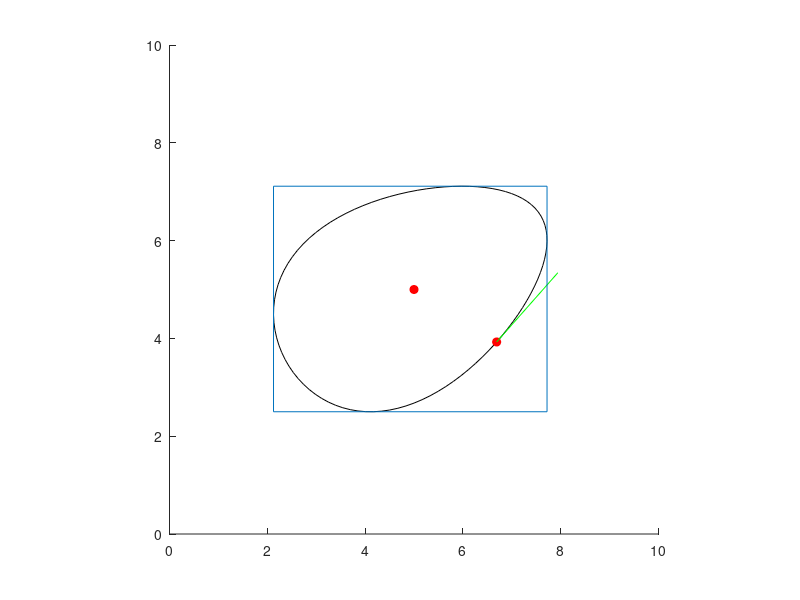

This chart was generated by the following MATLAB code: (Note: this script raises an error after producing the figure.)
function eggxample01()
    egg_params = struct();
    egg_params.a = 3; egg_params.b = 2; egg_params.c = .15;
    x0 = 5; y0 = 5; theta = pi/6;
    hold on; axis equal; axis square
    axis([0,10,0,10])
    %plot the origin of the egg frame
    plot(x0,y0,'ro','markerfacecolor','r');
    %compute the perimeter of the egg
    [V_list, ~] = egg_func(linspace(0,1,100),x0,y0,theta,egg_params);
    %plot the perimeter of the egg
    plot(V_list(1,:),V_list(2,:),'k');
    %compute a single point along the egg (s=.8)
    %as well as the tangent vector at that point
    [V_single, G_single] = egg_func(.8,x0,y0,theta,egg_params);
    %plot this single point on the egg
    plot(V_single(1),V_single(2),'ro','markerfacecolor','r');
    %plot this tangent vector on the egg
    vector_scaling = .1;
    tan_vec_x = [V_single(1),V_single(1)+vector_scaling*G_single(1)];
    tan_vec_y = [V_single(2),V_single(2)+vector_scaling*G_single(2)];
    plot(tan_vec_x,tan_vec_y,'g')

    [xmin, xmax, ymin, ymax,~,~] = find_bounding_box(x0, y0, theta, egg_params);
    plot([xmin,xmax,xmax,xmin,xmin],[ymin,ymin,ymax,ymax,ymin])

    [tg, tw] = collision_func(@egg_trajectory01, egg_params, 0.0, 30.0);
    %fprintf('t_ground = %.4f, t_wall = %.4f\n', tg, tw);

    mypath1 = 'C:\Users\jvidaurrazaga\OneDrive - Olin College of Engineering\Documents\GitHub\Applied-Math-Assignment-1-Team-12\';
    fname='egg_animation.avi';
    input_fname = [mypath1,fname];
    writerObj = VideoWriter(input_fname);
    open(writerObj);
    fig1 = figure(1);
    %set up the plotting axis
    hold on; axis equal; axis square
    axis([0,30,0,30])
    %initialize the plot of the square
    egg_plot = plot(0,0,'k');
    xline(30,"LineWidth",2)
    yline(0,"LineWidth",2)
   
    if tg<tw
        t_final=tg;
    else
        t_final=tw;
    end

    for t=0:.001:t_final
        %compute the position of the square's center (travelling along ellipse)
        [position_x, position_y,new_theta]=egg_trajectory01(t);
        [V_list, ~] = egg_func(linspace(0,1,100),position_x,position_y,new_theta,egg_params);
        %update the coordinates of the egg plot
        set(egg_plot,'xdata',V_list(1,:),'ydata',V_list(2,:));
        %update the actual plotting window
        drawnow;
        %capture a frame (what is currently plotted)
        current_frame = getframe(fig1);
        %write the frame to the video
        writeVideo(writerObj,current_frame);
    end
    close(writerObj);
    [~, x_max_final,~,y_max_final,x_max_y_final, y_min_x_final]=find_bounding_box(position_x,position_y,new_theta,egg_params);
    

    if t_final==tw
        plot(x_max_final,x_max_y_final,'ro','markerfacecolor','r')
    else
        plot(y_min_x_final,y_max_final,'ro','markerfacecolor','r')
    end
end


function [xmin, xmax, ymin, ymax, xmax_y, ymin_x] = find_bounding_box(x0, y0, theta, egg_params)
    egg_wrapper_func2_x= @(s_in)egg_wrapper_func1_x(s_in, x0, y0, theta, egg_params);
    egg_wrapper_func2_y= @(s_in)egg_wrapper_func1_y(s_in, x0, y0, theta, egg_params);
    s_guess_list = 0:0.2:1;
    dxtol=1e-14; ytol=1e-14; max_iter=200; dfdxmin = 1e-8;
    x_list=[];
    xy_list=[];
    y_list=[];
    yx_list=[];
    for s_guess = s_guess_list
        s_rootx=fzero(egg_wrapper_func2_x, s_guess);
        [V,~]=egg_func(s_rootx, x0, y0, theta, egg_params);
        x_list(end+1)=V(1);
        xy_list(end+1)=V(2);
        s_rooty=fzero(egg_wrapper_func2_y, s_guess);
        [V,~]=egg_func(s_rooty, x0, y0, theta, egg_params);
        y_list(end+1)=V(2);
        yx_list(end+1)=V(1);
    end

    xmin=100;
    xmax=0;
    ymin=100;
    ymax=0;
    for i = 1:length(x_list)
        if x_list(i)<xmin
            xmin=x_list(i);
        end
        if x_list(i)>xmax
            xmax=x_list(i);
            xmax_y=xy_list(i);
        end
    end
    for i = 1:length(y_list)
        if y_list(i)<ymin
            ymin=y_list(i);
            ymin_x=yx_list(i);
        end
        if y_list(i)>ymax
            ymax=y_list(i);
        end
    end
end

function Gx = egg_wrapper_func1_x(s, x0, y0, theta, egg_params)
    [~, G] = egg_func(s, x0, y0, theta, egg_params);
    Gx=G(1);
end
function Gy = egg_wrapper_func1_y(s, x0, y0, theta, egg_params)
    [~, G] = egg_func(s, x0, y0, theta, egg_params);
    Gy=G(2);
end

function [x0,y0,theta] = egg_trajectory01(t)
x0 = 7*t + 8;
y0 = -6*t.^2 + 20*t + 6;
theta = 5*t;
end

function [t_ground,t_wall] = collision_func(traj_fun, egg_params, y_ground, x_wall)
    g_ground = @(t) ymin_at_t(t) - y_ground;  
    g_wall   = @(t) xmax_at_t(t) - x_wall;    

    t_ground = time_finder(g_ground, 0);
    t_wall   = time_finder(g_wall,   0);

    function val = ymin_at_t(t)
        [x0,y0,theta] = traj_fun(t);
        [~, ~, ymin, ~] = find_bounding_box(x0, y0, theta, egg_params);
        val = ymin;
    end
    function val = xmax_at_t(t)
        [x0,y0,theta] = traj_fun(t);
        [~, xmax, ~, ~] = find_bounding_box(x0, y0, theta, egg_params);
        val = xmax;
    end

    function t_hit = time_finder(g, t0)
        tL = t0; gL = g(t0);
        dt = 0.1;   
        tR = tL + dt; gR = g(tR);     
        while sign(gL)*sign(gR) > 0
            tL = tR; gL = gR;
            dt = dt*2;
            tR = tR + dt;
            gR = g(tR);
        end
        t_hit = fzero(g, [tL tR]);
    end
end



function [V, G] = egg_func(s,x0,y0,theta,egg_params)
    a=egg_params.a; b=egg_params.b; c=egg_params.c;
    x = a*cos(2*pi*s); f = exp(-c*x/2); y = b*sin(2*pi*s).*f;
    dx = -2*pi*a*sin(2*pi*s); df = (-c/2)*f.*dx; dy = 2*pi*b*cos(2*pi*s).*f + b*sin(2*pi*s).*df;
    R = [cos(theta),-sin(theta);sin(theta),cos(theta)];
    V = R*[x;y]+[x0*ones(1,length(theta));y0*ones(1,length(theta))];
    G = R*[dx;dy];
end
